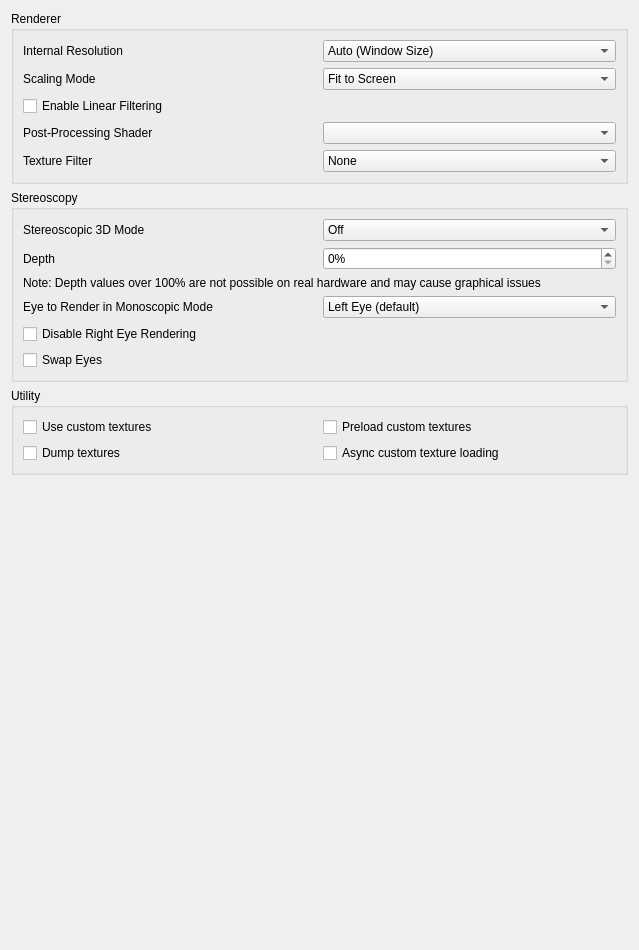
<?xml version="1.0" encoding="UTF-8"?>
<ui version="4.0">
 <class>ConfigureEnhancements</class>
 <widget class="QWidget" name="ConfigureEnhancements">
  <property name="geometry">
   <rect>
    <x>0</x>
    <y>0</y>
    <width>639</width>
    <height>950</height>
   </rect>
  </property>
  <property name="minimumSize">
   <size>
    <width>0</width>
    <height>0</height>
   </size>
  </property>
  <layout class="QVBoxLayout" name="verticalLayout_2">
   <item>
    <widget class="QGroupBox" name="rendererBox">
     <property name="title">
      <string>Renderer</string>
     </property>
     <layout class="QVBoxLayout" name="verticalLayout_3">
      <item>
       <widget class="QWidget" name="widget_resolution" native="true">
        <layout class="QHBoxLayout" name="horizontalLayout_1">
         <property name="leftMargin">
          <number>0</number>
         </property>
         <property name="topMargin">
          <number>0</number>
         </property>
         <property name="rightMargin">
          <number>0</number>
         </property>
         <property name="bottomMargin">
          <number>0</number>
         </property>
         <item>
          <widget class="QLabel" name="resolution_label">
           <property name="text">
            <string>Internal Resolution</string>
           </property>
          </widget>
         </item>
         <item>
          <widget class="QComboBox" name="resolution_factor_combobox">
           <item>
            <property name="text">
             <string>Auto (Window Size)</string>
            </property>
           </item>
           <item>
            <property name="text">
             <string>Native (400x240)</string>
            </property>
           </item>
           <item>
            <property name="text">
             <string>2x Native (800x480)</string>
            </property>
           </item>
           <item>
            <property name="text">
             <string>3x Native (1200x720)</string>
            </property>
           </item>
           <item>
            <property name="text">
             <string>4x Native (1600x960)</string>
            </property>
           </item>
           <item>
            <property name="text">
             <string>5x Native (2000x1200)</string>
            </property>
           </item>
           <item>
            <property name="text">
             <string>6x Native (2400x1440)</string>
            </property>
           </item>
           <item>
            <property name="text">
             <string>7x Native (2800x1680)</string>
            </property>
           </item>
           <item>
            <property name="text">
             <string>8x Native (3200x1920)</string>
            </property>
           </item>
           <item>
            <property name="text">
             <string>9x Native (3600x2160)</string>
            </property>
           </item>
           <item>
            <property name="text">
             <string>10x Native (4000x2400)</string>
            </property>
           </item>
           <item>
            <property name="text">
             <string>11x Native (4400x2640)</string>
            </property>
           </item>
           <item>
            <property name="text">
             <string>12x Native (4800x2880)</string>
            </property>
           </item>
           <item>
            <property name="text">
             <string>13x Native (5200x3120)</string>
            </property>
           </item>
           <item>
            <property name="text">
             <string>14x Native (5600x3360)</string>
            </property>
           </item>
           <item>
            <property name="text">
             <string>15x Native (6000x3600)</string>
            </property>
           </item>
           <item>
            <property name="text">
             <string>16x Native (6400x3840)</string>
            </property>
           </item>
           <item>
            <property name="text">
             <string>17x Native (6800x4080)</string>
            </property>
           </item>
           <item>
            <property name="text">
             <string>18x Native (7200x4320)</string>
            </property>
           </item>
          </widget>
         </item>
        </layout>
       </widget>
      </item>
      <item>
       <widget class="QWidget" name="widget_scaling_mode" native="true">
        <layout class="QHBoxLayout" name="horizontalLayout_3">
         <property name="leftMargin">
          <number>0</number>
         </property>
         <property name="topMargin">
          <number>0</number>
         </property>
         <property name="rightMargin">
          <number>0</number>
         </property>
         <property name="bottomMargin">
          <number>0</number>
         </property>
         <item>
          <widget class="QLabel" name="scaling_mode_label">
           <property name="text">
            <string>Scaling Mode</string>
           </property>
          </widget>
         </item>
         <item>
          <widget class="QComboBox" name="scaling_mode_combobox">
           <property name="toolTip">
            <string>
              &lt;html&gt;&lt;head/&gt;&lt;body&gt;&lt;p&gt;Scaling mode&lt;/p&gt;&lt;p&gt;
              How to scale the screens of the emulated 3DS to the screen those are displayed on.&lt;/p&gt;&lt;p&gt;
              Fit to Screen: Scales the screens until those reach the borders of the window/screen.&lt;/p&gt;&lt;p&gt;
              Fit to Screen with Integer Scaling: Scales the screens with an integer multiplier of the original 3DS screen to the largest fitting size. For layouts with two different screen sizes, the largest screen is integer-scaled.&lt;/p&gt;&lt;p&gt;
              Pixel by Pixel: Displays each pixel from the game/app on one pixel of the screen. If the game-views do not fit within the window/screen, the width and height of those will be halved until those do fit; which, when combined with linear filtering, applies 4x supersampling.&lt;/p&gt;&lt;/body&gt;&lt;/html&gt;
            </string>
           </property>
           <item>
            <property name="text">
             <string>Fit to Screen</string>
            </property>
           </item>
           <item>
            <property name="text">
             <string>Fit to Screen with Integer Scaling</string>
            </property>
           </item>
           <item>
            <property name="text">
             <string>Pixel by Pixel</string>
            </property>
           </item>
          </widget>
         </item>
        </layout>
       </widget>
      </item>
      <item>
       <widget class="QCheckBox" name="toggle_linear_filter">
        <property name="text">
         <string>Enable Linear Filtering</string>
        </property>
       </widget>
      </item>
      <item>
       <widget class="QWidget" name="widget_shader" native="true">
        <layout class="QHBoxLayout" name="horizontalLayout_2">
         <property name="leftMargin">
          <number>0</number>
         </property>
         <property name="topMargin">
          <number>0</number>
         </property>
         <property name="rightMargin">
          <number>0</number>
         </property>
         <property name="bottomMargin">
          <number>0</number>
         </property>
         <item>
          <widget class="QLabel" name="shader_label">
           <property name="text">
            <string>Post-Processing Shader</string>
           </property>
          </widget>
         </item>
         <item>
          <widget class="QComboBox" name="shader_combobox"/>
         </item>
        </layout>
       </widget>
      </item>
      <item>
       <widget class="QWidget" name="widget_texture_filter" native="true">
        <layout class="QHBoxLayout" name="horizontalLayout_3">
         <property name="leftMargin">
          <number>0</number>
         </property>
         <property name="topMargin">
          <number>0</number>
         </property>
         <property name="rightMargin">
          <number>0</number>
         </property>
         <property name="bottomMargin">
          <number>0</number>
         </property>
         <item>
          <widget class="QLabel" name="texture_filter_label">
           <property name="text">
            <string>Texture Filter</string>
           </property>
          </widget>
         </item>
         <item>
          <widget class="QComboBox" name="texture_filter_combobox">
           <item>
            <property name="text">
             <string>None</string>
            </property>
           </item>
           <item>
            <property name="text">
             <string notr="true">Anime4K</string>
            </property>
           </item>
           <item>
            <property name="text">
             <string notr="true">Bicubic</string>
            </property>
           </item>
           <item>
            <property name="text">
             <string notr="true">ScaleForce</string>
            </property>
           </item>
           <item>
            <property name="text">
             <string notr="true">xBRZ</string>
            </property>
           </item>
           <item>
            <property name="text">
             <string notr="true">MMPX</string>
            </property>
           </item>
          </widget>
         </item>
        </layout>
       </widget>
      </item>
     </layout>
    </widget>
   </item>
   <item>
    <widget class="QGroupBox" name="stereo_group">
     <property name="title">
      <string>Stereoscopy</string>
     </property>
     <layout class="QVBoxLayout" name="verticalLayout_4">
      <item>
       <layout class="QHBoxLayout" name="horizontalLayout_4">
        <item>
         <widget class="QLabel" name="label_4">
          <property name="text">
           <string>Stereoscopic 3D Mode</string>
          </property>
         </widget>
        </item>
        <item>
         <widget class="QComboBox" name="render_3d_combobox">
          <item>
           <property name="text">
            <string>Off</string>
           </property>
          </item>
          <item>
           <property name="text">
            <string>Side by Side</string>
           </property>
          </item>
          <item>
           <property name="text">
            <string>Side by Side Full Width</string>
           </property>
          </item>
          <item>
           <property name="text">
            <string>Anaglyph</string>
           </property>
          </item>
          <item>
           <property name="text">
            <string>Interlaced</string>
           </property>
          </item>
          <item>
           <property name="text">
            <string>Reverse Interlaced</string>
           </property>
          </item>
         </widget>
        </item>
       </layout>
      </item>
      <item>
       <layout class="QHBoxLayout" name="horizontalLayout_5">
        <item>
         <widget class="QLabel" name="label_3">
          <property name="text">
           <string>Depth</string>
          </property>
         </widget>
        </item>
        <item>
         <widget class="QSpinBox" name="factor_3d">
          <property name="suffix">
           <string notr="true">%</string>
          </property>
          <property name="minimum">
           <number>0</number>
          </property>
          <property name="maximum">
           <number>255</number>
          </property>
          <property name="value">
           <number>0</number>
          </property>
         </widget>
        </item>
       </layout>
      </item>
      <item>
       <widget class="QLabel" name="excessive_depth_warning_label">
        <property name="text">
         <string>Note: Depth values over 100% are not possible on real hardware and may cause graphical issues</string>
        </property>
       </widget>
      </item>
      <item>
       <layout class="QHBoxLayout" name="horizontalLayout_6">
        <item>
         <widget class="QLabel" name="label_6">
          <property name="text">
           <string>Eye to Render in Monoscopic Mode</string>
          </property>
         </widget>
        </item>
        <item>
         <widget class="QComboBox" name="mono_rendering_eye">
          <item>
           <property name="text">
            <string>Left Eye (default)</string>
           </property>
          </item>
          <item>
           <property name="text">
            <string>Right Eye</string>
           </property>
          </item>
         </widget>
        </item>
       </layout>
      </item>
      <item>
       <widget class="QCheckBox" name="disable_right_eye_render">
        <property name="text">
         <string>Disable Right Eye Rendering</string>
        </property>
        <property name="toolTip">
         <string>&lt;html&gt;&lt;head/&gt;&lt;body&gt;&lt;p&gt;Disable Right Eye Rendering&lt;/p&gt;&lt;p&gt;Disables rendering the right eye image. Greatly improves performance in some applications, but can cause flickering in others.&lt;/p&gt;&lt;/body&gt;&lt;/html&gt;</string>
        </property>
       </widget>
      </item>
      <item>
       <widget class="QCheckBox" name="swap_eyes_3d">
        <property name="text">
         <string>Swap Eyes</string>
        </property>
       </widget>
      </item>
     </layout>
    </widget>
   </item>
   <item>
    <widget class="QGroupBox" name="utilityBox">
     <property name="title">
      <string>Utility</string>
     </property>
     <layout class="QGridLayout" name="gridLayout_1">
      <item row="1" column="0">
       <widget class="QCheckBox" name="toggle_custom_textures">
        <property name="toolTip">
         <string>&lt;html&gt;&lt;head/&gt;&lt;body&gt;&lt;p&gt;Replace textures with PNG files.&lt;/p&gt;&lt;p&gt;Textures are loaded from load/textures/[Title ID]/.&lt;/p&gt;&lt;/body&gt;&lt;/html&gt;</string>
        </property>
        <property name="text">
         <string>Use custom textures</string>
        </property>
       </widget>
      </item>
      <item row="2" column="0">
       <widget class="QCheckBox" name="toggle_dump_textures">
        <property name="toolTip">
         <string>&lt;html&gt;&lt;head/&gt;&lt;body&gt;&lt;p&gt;Dump textures to PNG files.&lt;/p&gt;&lt;p&gt;Textures are dumped to dump/textures/[Title ID]/.&lt;/p&gt;&lt;/body&gt;&lt;/html&gt;</string>
        </property>
        <property name="text">
         <string>Dump textures</string>
        </property>
       </widget>
      </item>
      <item row="1" column="1">
       <widget class="QCheckBox" name="toggle_preload_textures">
        <property name="toolTip">
         <string>&lt;html&gt;&lt;head/&gt;&lt;body&gt;&lt;p&gt;Load all custom textures into memory on boot, instead of loading them when the application requires them.&lt;/p&gt;&lt;/body&gt;&lt;/html&gt;</string>
        </property>
        <property name="text">
         <string>Preload custom textures</string>
        </property>
       </widget>
      </item>
      <item row="2" column="1">
       <widget class="QCheckBox" name="toggle_async_custom_loading">
        <property name="toolTip">
         <string>&lt;html&gt;&lt;head/&gt;&lt;body&gt;&lt;p&gt;Load custom textures asynchronously with background threads to reduce loading stutter&lt;/p&gt;&lt;/body&gt;&lt;/html&gt;</string>
        </property>
        <property name="text">
         <string>Async custom texture loading</string>
        </property>
       </widget>
      </item>
     </layout>
    </widget>
   </item>
   <item>
    <spacer name="verticalSpacer">
     <property name="orientation">
      <enum>Qt::Vertical</enum>
     </property>
     <property name="sizeHint" stdset="0">
      <size>
       <width>20</width>
       <height>270</height>
      </size>
     </property>
    </spacer>
   </item>
  </layout>
 </widget>
 <tabstops>
  <tabstop>resolution_factor_combobox</tabstop>
  <tabstop>toggle_linear_filter</tabstop>
  <tabstop>shader_combobox</tabstop>
  <tabstop>texture_filter_combobox</tabstop>
  <tabstop>render_3d_combobox</tabstop>
  <tabstop>factor_3d</tabstop>
  <tabstop>mono_rendering_eye</tabstop>
  <tabstop>toggle_custom_textures</tabstop>
  <tabstop>toggle_dump_textures</tabstop>
  <tabstop>toggle_preload_textures</tabstop>
 </tabstops>
 <resources/>
 <connections/>
</ui>
